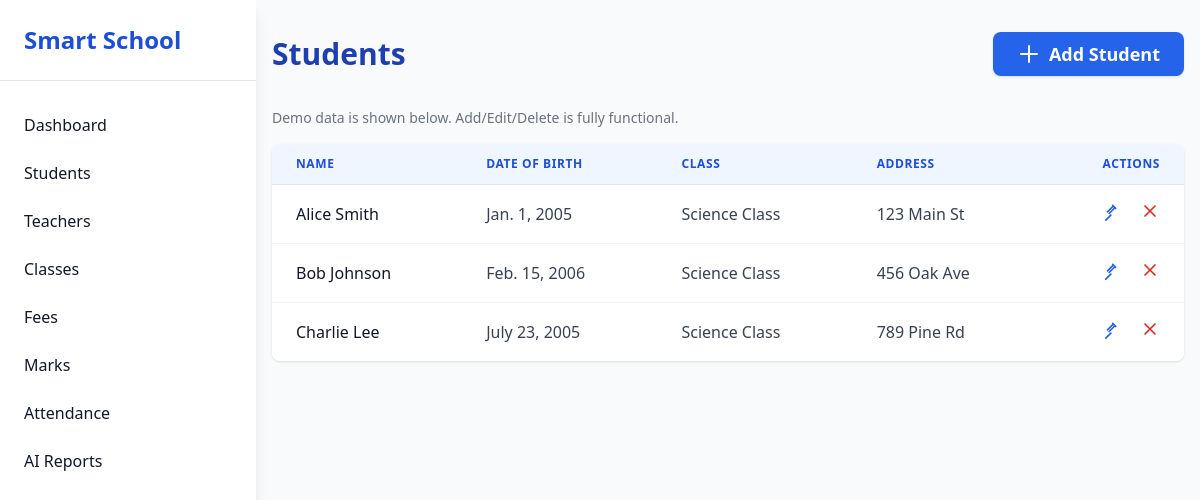
The page /students/ on the database its author committed.
### students/models.py (models this page shows, shortened)
class Student(models.Model):
    name = models.CharField(max_length=100)
    dob = models.DateField(verbose_name='Date of Birth')
    class_id = models.ForeignKey(Class, on_delete=models.CASCADE, related_name='students')
    address = models.CharField(max_length=255)

### classes/models.py (models this page shows, shortened)
class Class(models.Model):
    name = models.CharField(max_length=100)
    class_teacher = models.ForeignKey(Teacher, on_delete=models.SET_NULL, null=True, blank=True, related_name='classes')

### students/views.py (the view, shortened to what this page needs)
# urls.py: path('students/', students_views.students_list, name='students'),
def students_list(request):
    students = Student.objects.select_related('class_id').all()
    return render(request, 'students.html', {'students': students})

### templates/students.html (shortened to what this page needs)
{% extends 'base.html' %}
{% block content %}
<div class="container mx-auto px-4 py-8">
    <div class="flex items-center justify-between mb-8">
        <h1 class="text-3xl font-extrabold text-blue-800">Students</h1>
        <a href="{% url 'add_student' %}" class="bg-blue-600 text-white px-6 py-2 rounded-lg shadow hover:bg-blue-700 transition flex items-center font-semibold text-lg">
            <svg class="w-6 h-6 mr-2" fill="none" stroke="currentColor" stroke-width="2" viewBox="0 0 24 24"><path stroke-linecap="round" stroke-linejoin="round" d="M12 4v16m8-8H4"/></svg>
            Add Student
        </a>
    </div>
    <div class="mb-4 text-sm text-gray-500">Demo data is shown below. Add/Edit/Delete is fully functional.</div>
    <div class="overflow-x-auto rounded-lg shadow">
        <table class="min-w-full bg-white divide-y divide-gray-200">
            <thead class="bg-blue-50">
                <tr>
                    <th class="px-6 py-3 text-left text-xs font-bold text-blue-700 uppercase tracking-wider">Name</th>
                    <th class="px-6 py-3 text-left text-xs font-bold text-blue-700 uppercase tracking-wider">Date of Birth</th>
                    <th class="px-6 py-3 text-left text-xs font-bold text-blue-700 uppercase tracking-wider">Class</th>
                    <th class="px-6 py-3 text-left text-xs font-bold text-blue-700 uppercase tracking-wider">Address</th>
                    <th class="px-6 py-3 text-right text-xs font-bold text-blue-700 uppercase tracking-wider">Actions</th>
                </tr>
            </thead>
            <tbody class="divide-y divide-gray-100">
                {% for student in students %}
                <tr class="hover:bg-blue-100 transition">
                    <td class="px-6 py-4 whitespace-nowrap font-medium text-gray-900">{{ student.name }}</td>
                    <td class="px-6 py-4 whitespace-nowrap text-gray-700">{{ student.dob }}</td>
                    <td class="px-6 py-4 whitespace-nowrap text-gray-700">{{ student.class_id.name }}</td>
                    <td class="px-6 py-4 whitespace-nowrap text-gray-700">{{ student.address }}</td>
                    <td class="px-6 py-4 whitespace-nowrap text-right">
                        <a href="{% url 'edit_student' student.pk %}" class="inline-flex items-center text-blue-600 hover:text-blue-800 mr-4" title="Edit">
                            <svg class="w-5 h-5" fill="none" stroke="currentColor" stroke-width="2" viewBox="0 0 24 24"><path stroke-linecap="round" stroke-linejoin="round" d="M15.232 5.232l3.536 3.536M9 13l6-6m2 2l-6 6m2 2l-6 6m2 2l-6 6"/></svg>
                        </a>
                        <a href="{% url 'delete_student' student.pk %}" class="inline-flex items-center text-red-600 hover:text-red-800" title="Delete">
                            <svg class="w-5 h-5" fill="none" stroke="currentColor" stroke-width="2" viewBox="0 0 24 24"><path stroke-linecap="round" stroke-linejoin="round" d="M6 18L18 6M6 6l12 12"/></svg>
                        </a>
                    </td>
                </tr>
                {% empty %}
                <tr>
                    <td colspan="5" class="px-6 py-4 text-center text-gray-400">No students found.</td>
                </tr>
                {% endfor %}
            </tbody>
        </table>
    </div>
</div>
{% endblock %}

### templates/base.html (shortened to what this page needs)
<!DOCTYPE html>
<html lang="en">
<head>
    <script src="https://cdn.tailwindcss.com"></script>
</head>
<body class="bg-gray-50 min-h-screen text-gray-900">
    <div class="flex min-h-screen">
        <aside id="sidebar" class="fixed inset-y-0 left-0 z-50 w-64 bg-white shadow-lg transform -translate-x-full transition-transform duration-300 ease-in-out md:relative md:translate-x-0 md:block">
            <div class="p-6 border-b">
                <span class="font-bold text-2xl text-blue-700">Smart School</span>
            </div>
            <nav class="mt-6">
                <ul class="space-y-2">
                    <li><a href="{% url 'dashboard' %}" class="block px-6 py-2 rounded hover:bg-blue-50 transition">Dashboard</a></li>
                    <li><a href="{% url 'students' %}" class="block px-6 py-2 rounded hover:bg-blue-50 transition">Students</a></li>
                    <li><a href="{% url 'teachers' %}" class="block px-6 py-2 rounded hover:bg-blue-50 transition">Teachers</a></li>
                    <li><a href="{% url 'classes' %}" class="block px-6 py-2 rounded hover:bg-blue-50 transition">Classes</a></li>
                    <li><a href="{% url 'fees' %}" class="block px-6 py-2 rounded hover:bg-blue-50 transition">Fees</a></li>
                    <li><a href="{% url 'marks' %}" class="block px-6 py-2 rounded hover:bg-blue-50 transition">Marks</a></li>
                    <li><a href="{% url 'attendance' %}" class="block px-6 py-2 rounded hover:bg-blue-50 transition">Attendance</a></li>
                    <li><a href="{% url 'ai_reports' %}" class="block px-6 py-2 rounded hover:bg-blue-50 transition">AI Reports</a></li>
                </ul>
            </nav>
        </aside>
        <div class="flex-1 flex flex-col">
            <main class="flex-1">
                {% block content %}{% endblock %}
            </main>
        </div>
    </div>
</body>
</html>

### rows shown on the page
Student: name "Alice Smith", dob "Jan. 1, 2005", class_id.name "Science Class", address "123 Main St"
Student: name "Bob Johnson", dob "Feb. 15, 2006", class_id.name "Science Class", address "456 Oak Ave"
Student: name "Charlie Lee", dob "July 23, 2005", class_id.name "Science Class", address "789 Pine Rd"
